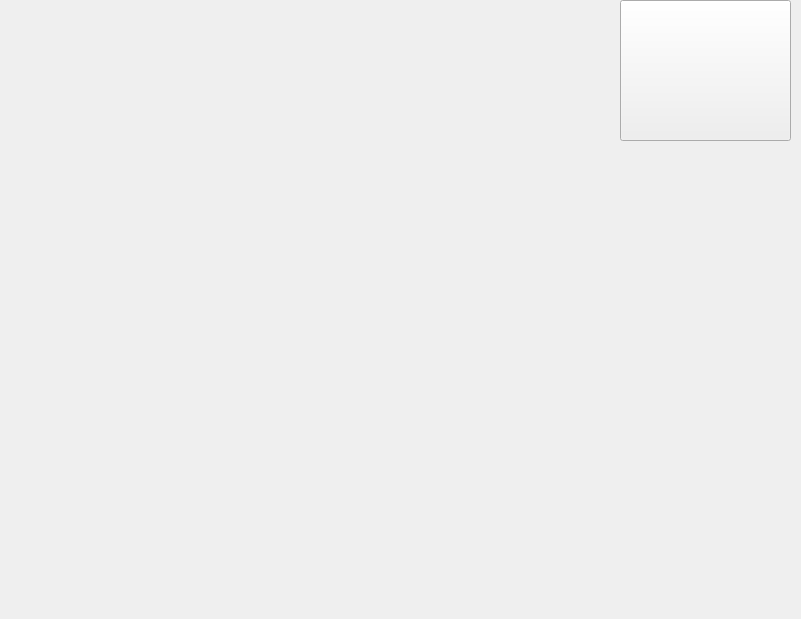
<?xml version="1.0" encoding="UTF-8"?>
<ui version="4.0">
 <class>MainWindow</class>
 <widget class="QMainWindow" name="MainWindow">
  <property name="geometry">
   <rect>
    <x>0</x>
    <y>0</y>
    <width>801</width>
    <height>619</height>
   </rect>
  </property>
  <property name="windowTitle">
   <string>MainWindow</string>
  </property>
  <widget class="QWidget" name="centralwidget">
   <widget class="QLabel" name="label">
    <property name="geometry">
     <rect>
      <x>0</x>
      <y>0</y>
      <width>801</width>
      <height>621</height>
     </rect>
    </property>
    <property name="text">
     <string/>
    </property>
    <property name="pixmap">
     <pixmap resource="Imagenes.qrc">:/Fotos/2353fa85-8348-4fa8-9000-236340f657c9_6f082d64-0b98-4f83-bd25-35bbab51e7ef_ss_9733819cc60d74f45be087ec3217ec538b894050.jpg</pixmap>
    </property>
    <property name="scaledContents">
     <bool>true</bool>
    </property>
   </widget>
   <widget class="QPushButton" name="pushButton">
    <property name="geometry">
     <rect>
      <x>620</x>
      <y>0</y>
      <width>171</width>
      <height>141</height>
     </rect>
    </property>
    <property name="styleSheet">
     <string notr="true">border-image: url(:/Fotos/fondo2.jpg);</string>
    </property>
    <property name="text">
     <string/>
    </property>
   </widget>
  </widget>
 </widget>
 <resources>
  <include location="Imagenes.qrc"/>
 </resources>
 <connections/>
</ui>
